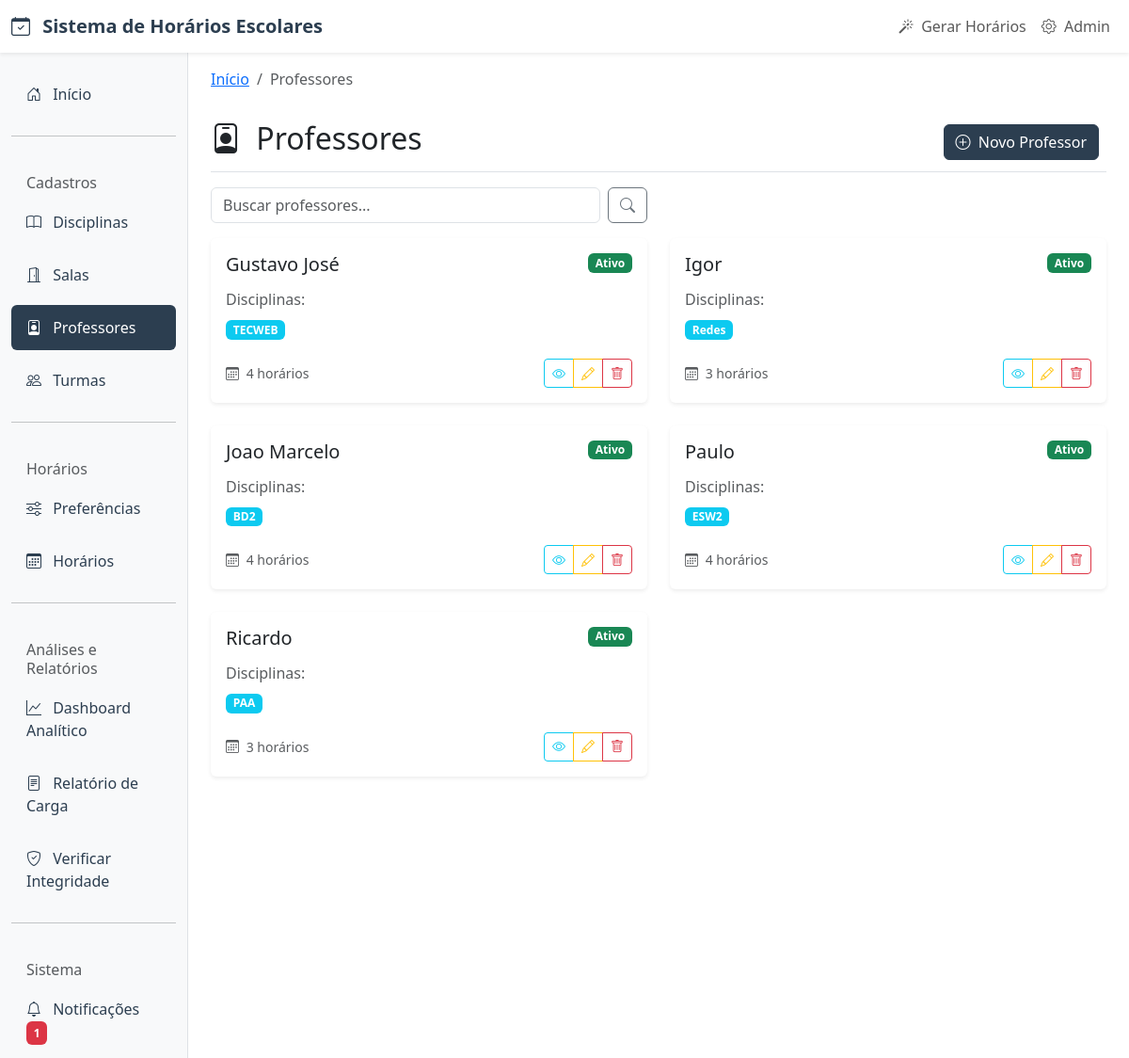
/professores/, run on the app's committed database.
### core/models.py (models this page shows, shortened)
class Professor(models.Model):
    nome_completo = models.CharField(
        max_length=150,
        verbose_name="Nome Completo",
        help_text="Nome completo do professor"
    )
    email = models.EmailField(
        max_length=100,
        verbose_name="E-mail",
        help_text="Endereço de e-mail do professor",
        blank=True
    )
    telefone = models.CharField(
        max_length=20,
        verbose_name="Telefone",
        help_text="Telefone de contato do professor",
        blank=True
    )
    especialidade = models.CharField(
        max_length=100,
        verbose_name="Especialidade",
        help_text="Área de especialidade ou formação principal",
        blank=True
    )
    disciplinas = models.ManyToManyField(
        Disciplina,
        verbose_name="Disciplinas",
        help_text="Disciplinas que o professor pode lecionar",
        blank=True
    )
    ativo = models.BooleanField(
        default=True,
        verbose_name="Ativo",
        help_text="Se o professor está ativo no sistema"
    )
    criado_em = models.DateTimeField(auto_now_add=True)
    atualizado_em = models.DateTimeField(auto_now=True)
    class Meta:
        verbose_name = "Professor"
        verbose_name_plural = "Professores"
        ordering = ['nome_completo']

class Disciplina(models.Model):
    nome = models.CharField(
        max_length=100,
        verbose_name="Nome da Disciplina",
        help_text="Nome completo da disciplina"
    )
    carga_horaria_semanal = models.PositiveIntegerField(
        verbose_name="Carga Horária Semanal",
        help_text="Número de aulas por semana",
        validators=[MinValueValidator(1), MaxValueValidator(20)]
    )
    curso_area = models.CharField(
        max_length=100,
        verbose_name="Curso/Área",
        help_text="Curso ou área da disciplina"
    )
    periodo_serie = models.CharField(
        max_length=50,
        verbose_name="Período/Série",
        help_text="Período ou série da disciplina"
    )
    ativa = models.BooleanField(
        default=True,
        verbose_name="Ativa",
        help_text="Se a disciplina está ativa no sistema"
    )
    criado_em = models.DateTimeField(auto_now_add=True)
    atualizado_em = models.DateTimeField(auto_now=True)
    class Meta:
        verbose_name = "Disciplina"
        verbose_name_plural = "Disciplinas"
        ordering = ['nome']

### core/views.py (the view)
# urls.py: path('professores/', views.ProfessorListView.as_view(), name='professor_list'),
class ProfessorListView(ListView):
    model = Professor
    template_name = 'core/professor_list.html'
    context_object_name = 'professores'
    paginate_by = 10
    def get_queryset(self):
        queryset = Professor.objects.all().prefetch_related('disciplinas').order_by('nome_completo')
        search = self.request.GET.get('search')
        if search:
            queryset = queryset.filter(nome_completo__icontains=search)
        return queryset

### core/templates/core/professor_list.html (shortened to what this page needs)
{% extends 'core/base.html' %}
{% block breadcrumb %}
<nav aria-label="breadcrumb">
    <ol class="breadcrumb">
        <li class="breadcrumb-item"><a href="{% url 'core:home' %}">Início</a></li>
        <li class="breadcrumb-item active">Professores</li>
    </ol>
</nav>
{% endblock %}
{% block content %}
<div class="fade-in">
    <div class="d-flex justify-content-between flex-wrap flex-md-nowrap align-items-center pt-3 pb-2 mb-3 border-bottom">
        <h1 class="h2">
            <i class="bi bi-person-badge me-2"></i>
            Professores
        </h1>
        <div class="btn-toolbar mb-2 mb-md-0">
            <div class="btn-group me-2">
                <a href="{% url 'core:professor_create' %}" class="btn btn-primary">
                    <i class="bi bi-plus-circle me-1"></i>
                    Novo Professor
                </a>
            </div>
        </div>
    </div>
    <div class="row mb-3">
        <div class="col-md-6">
            <form method="get" class="d-flex">
                <input type="text" name="search" class="form-control me-2"
                       placeholder="Buscar professores..."
                       value="{{ request.GET.search }}">
                <button type="submit" class="btn btn-outline-secondary">
                    <i class="bi bi-search"></i>
                </button>
            </form>
        </div>
    </div>
    <div class="row">
        {% if professores %}
            {% for professor in professores %}
                <div class="col-lg-6 mb-4">
                    <div class="card h-100">
                        <div class="card-body">
                            <div class="d-flex justify-content-between align-items-start mb-3">
                                <h5 class="card-title mb-0">{{ professor.nome_completo }}</h5>
                                {% if professor.ativo %}
                                    <span class="badge bg-success badge-status">Ativo</span>
                                {% else %}
                                    <span class="badge bg-secondary badge-status">Inativo</span>
                                {% endif %}
                            </div>
                            <div class="mb-3">
                                <h6 class="text-muted mb-2">Disciplinas:</h6>
                                {% if professor.disciplinas.exists %}
                                    {% for disciplina in professor.disciplinas.all %}
                                        <span class="badge bg-info me-1 mb-1">{{ disciplina.nome }}</span>
                                    {% endfor %}
                                {% else %}
                                    <small class="text-muted">Nenhuma disciplina atribuída</small>
                                {% endif %}
                            </div>
                            <div class="d-flex justify-content-between align-items-center">
                                <small class="text-muted">
                                    <i class="bi bi-calendar3 me-1"></i>
                                    {{ professor.horarios.count }} horários
                                </small>
                                <div class="btn-group btn-group-sm">
                                    <a href="{% url 'core:professor_detail' professor.pk %}"
                                       class="btn btn-outline-info" title="Ver detalhes">
                                        <i class="bi bi-eye"></i>
                                    </a>
                                    <a href="{% url 'core:professor_update' professor.pk %}"
                                       class="btn btn-outline-warning" title="Editar">
                                        <i class="bi bi-pencil"></i>
                                    </a>
                                    <a href="{% url 'core:professor_delete' professor.pk %}"
                                       class="btn btn-outline-danger btn-delete" title="Excluir">
                                        <i class="bi bi-trash"></i>
                                    </a>
                                </div>
                            </div>
                        </div>
                    </div>
                </div>
            {% endfor %}
        {% endif %}
    </div>
</div>
{% endblock %}

### core/templates/core/base.html (style rules this page uses)
:root { --primary-color: #2c3e50; --secondary-color: #3498db; --success-color: #27ae60; --warning-color: #f39c12; --danger-color: #e74c3c; }
.card { border: none; box-shadow: 0 0.125rem 0.25rem rgba(0, 0, 0, 0.075); transition: all 0.3s ease; }
.btn-primary { background-color: var(--primary-color); border-color: var(--primary-color); }
.badge-status { font-size: 0.75rem; }
.fade-in { animation: fadeIn 0.5s ease-in; }

### data on the page
Professor: nome_completo "Gustavo José", ativo "Ativo", horarios.count "4"
Disciplina: nome "TECWEB"
Professor: nome_completo "Igor", ativo "Ativo", horarios.count "3"
Disciplina: nome "Redes"
Professor: nome_completo "Joao Marcelo", ativo "Ativo", horarios.count "4"
Disciplina: nome "BD2"
Professor: nome_completo "Paulo", ativo "Ativo", horarios.count "4"
Disciplina: nome "ESW2"
Professor: nome_completo "Ricardo", ativo "Ativo", horarios.count "3"
Disciplina: nome "PAA"
